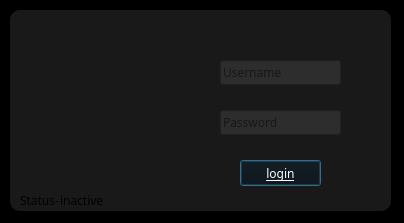
<?xml version="1.0" encoding="UTF-8"?>
<ui version="4.0">
 <class>loginpage</class>
 <widget class="QDialog" name="loginpage">
  <property name="geometry">
   <rect>
    <x>0</x>
    <y>0</y>
    <width>404</width>
    <height>223</height>
   </rect>
  </property>
  <property name="windowTitle">
   <string>Dialog</string>
  </property>
  <property name="styleSheet">
   <string notr="true">background-color: rgb(0, 0, 0);</string>
  </property>
  <widget class="QLabel" name="label_logo">
   <property name="geometry">
    <rect>
     <x>30</x>
     <y>10</y>
     <width>141</width>
     <height>181</height>
    </rect>
   </property>
   <property name="styleSheet">
    <string notr="true">background-color: rgb(25, 25, 25);</string>
   </property>
   <property name="text">
    <string/>
   </property>
  </widget>
  <widget class="QLabel" name="label_status">
   <property name="geometry">
    <rect>
     <x>60</x>
     <y>190</y>
     <width>161</width>
     <height>20</height>
    </rect>
   </property>
   <property name="font">
    <font>
     <family>Sitka Text</family>
     <pointsize>9</pointsize>
     <bold>false</bold>
    </font>
   </property>
   <property name="styleSheet">
    <string notr="true">background-color: rgb(25, 25, 25);
</string>
   </property>
   <property name="text">
    <string>inactive</string>
   </property>
  </widget>
  <widget class="QLabel" name="label_status_2">
   <property name="geometry">
    <rect>
     <x>20</x>
     <y>190</y>
     <width>41</width>
     <height>20</height>
    </rect>
   </property>
   <property name="font">
    <font>
     <family>Sitka Text</family>
    </font>
   </property>
   <property name="styleSheet">
    <string notr="true">background-color: rgb(25, 25, 25);</string>
   </property>
   <property name="text">
    <string>Status-</string>
   </property>
  </widget>
  <widget class="QLineEdit" name="lineEdit">
   <property name="geometry">
    <rect>
     <x>220</x>
     <y>60</y>
     <width>121</width>
     <height>25</height>
    </rect>
   </property>
   <property name="font">
    <font>
     <family>Sitka Text</family>
     <pointsize>9</pointsize>
     <bold>false</bold>
    </font>
   </property>
   <property name="styleSheet">
    <string notr="true">background-color: rgb(45, 45, 45);
</string>
   </property>
   <property name="frame">
    <bool>true</bool>
   </property>
   <property name="placeholderText">
    <string>Username</string>
   </property>
  </widget>
  <widget class="QLineEdit" name="lineEdit_2">
   <property name="geometry">
    <rect>
     <x>220</x>
     <y>110</y>
     <width>121</width>
     <height>25</height>
    </rect>
   </property>
   <property name="font">
    <font>
     <family>Sitka Text</family>
    </font>
   </property>
   <property name="styleSheet">
    <string notr="true">background-color: rgb(45, 45, 45);
</string>
   </property>
   <property name="frame">
    <bool>true</bool>
   </property>
   <property name="placeholderText">
    <string>Password</string>
   </property>
  </widget>
  <widget class="QPushButton" name="pushButton">
   <property name="geometry">
    <rect>
     <x>240</x>
     <y>160</y>
     <width>81</width>
     <height>26</height>
    </rect>
   </property>
   <property name="font">
    <font>
     <family>Sitka Text</family>
     <underline>true</underline>
    </font>
   </property>
   <property name="styleSheet">
    <string notr="true">
QPushButton {
    color: rgb(255,255, 255); 
background-color: rgb(10, 10, 10);

}

/* Styles for QPushButton when pressed */
QPushButton:pressed {
    background-color: rgb(220, 220,220); /* Change to your desired pressed state color */
}

</string>
   </property>
   <property name="text">
    <string>login</string>
   </property>
  </widget>
  <widget class="QLabel" name="label">
   <property name="geometry">
    <rect>
     <x>10</x>
     <y>10</y>
     <width>381</width>
     <height>201</height>
    </rect>
   </property>
   <property name="font">
    <font>
     <family>Small Fonts</family>
    </font>
   </property>
   <property name="styleSheet">
    <string notr="true">background-color: rgb(25, 25, 25);
border-radius:10px</string>
   </property>
   <property name="text">
    <string/>
   </property>
  </widget>
  <zorder>label</zorder>
  <zorder>label_status</zorder>
  <zorder>label_logo</zorder>
  <zorder>label_status_2</zorder>
  <zorder>lineEdit</zorder>
  <zorder>lineEdit_2</zorder>
  <zorder>pushButton</zorder>
 </widget>
 <resources/>
 <connections/>
</ui>
